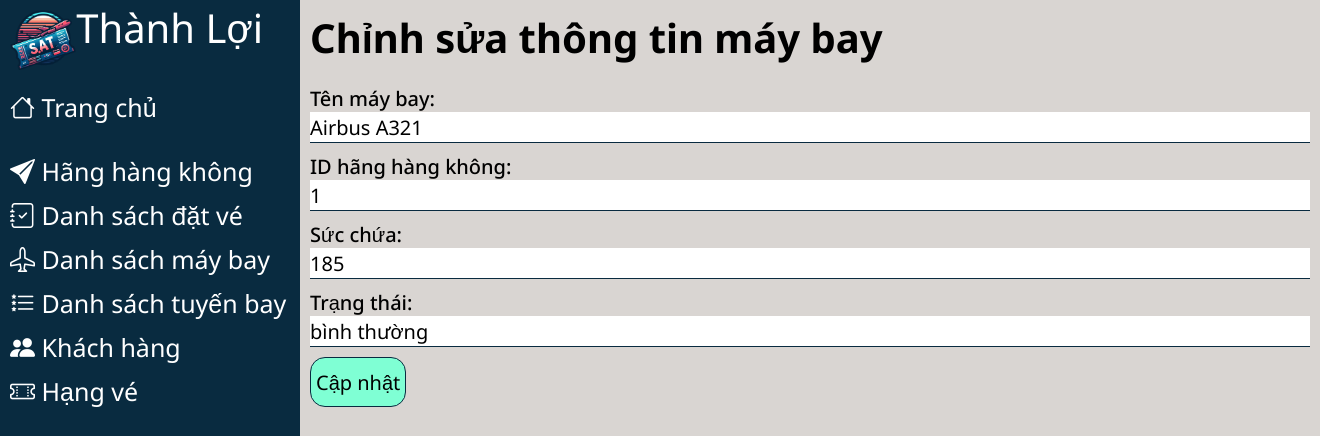
The app's page /page_admin/edit_aircraft.php?id=1 (signed in) with its own data.
### tables this page shows
CREATE TABLE `aircrafts` (
  `id` char(100) NOT NULL,
  `aircraft_name` varchar(255) DEFAULT NULL,
  `airline_id` int(11) DEFAULT NULL,
  `seating_capacity` int(11) DEFAULT NULL,
  `status` varchar(150) DEFAULT NULL
);

### page_admin/edit_aircraft.php (the view, shortened to what this page needs)
<!DOCTYPE html>
<html lang="en">
<head>
    <link rel="stylesheet" href="https://cdn.jsdelivr.net/npm/bootstrap-icons@1.11.3/font/bootstrap-icons.min.css">
    <link rel="stylesheet" href="/page_admin/css/style_admin.css">
</head>
<?php
include('../page_admin/thanhben.php')
?>
</head>
<body>
    <div id="wrapper_edit">
        <h1>Chỉnh sửa thông tin máy bay</h1> <br>
        <?php
        if ($_SERVER["REQUEST_METHOD"] == "POST") {
            $id = $_POST["id"];
            $aircraft_name = $_POST["aircraft_name"];
            $airline_id = $_POST["airline_id"];
            $seating_capacity = $_POST["seating_capacity"];
            $status = $_POST["status"];
            $result = editRecord($con, $id, $aircraft_name, $airline_id, $seating_capacity, $status);
            if ($result) {
                header('Location: ../page_admin/ql_aircraft.php');
            } else {
                echo "<div class='red_notice'>Error editing record: </div>" . $con->error;
            }
        } else {
            $id = $_GET["id"];
            $sql = "SELECT * FROM Aircrafts WHERE id = ?";
            $stmt = $con->prepare($sql);
            $stmt->bind_param("i", $id);
            $stmt->execute();
            $result = $stmt->get_result();
            $row = $result->fetch_assoc();
        }
        ?>
        <form method="post" action="<?php echo $_SERVER["PHP_SELF"]; ?>">
            <div class="form-group">
                <label for="name">Tên máy bay:</label> <br>
                <input class="input" type="text" id="name" name="aircraft_name" value="<?php echo $row['aircraft_name']; ?>">
            </div>
            <div class="form-group">
                <label for="airline_id">ID hãng hàng không:</label> <br>
                <input class="input" type="number" id="airline_id" name="airline_id" value="<?php echo $row['airline_id']; ?>">
            </div>
            <div class="form-group">
                <label for="capacity">Sức chứa:</label> <br>
                <input class="input" type="number" id="capacity" name="seating_capacity" value="<?php echo $row['seating_capacity']; ?>">
            </div>
            <div class="form-group">
                <label for="status">Trạng thái:</label> <br>
                <input class="input" type="text" id="status" name="status" value="<?php echo $row['status']; ?>">
            </div>
            <div class="form-group">
                <button type="submit">Cập nhật</button>
            </div>
        </form>
    </div>
</body>
</html>

### page_admin/css/style_admin.css (style rules this page uses)
* { padding: 0; margin: 0; font-family: "Noto Sans", sans-serif; font-optical-sizing: auto; }
body { background-color: #D9D5D2; }
#wrapper_edit { float: left; margin-left: 310px; }
#wrapper_edit h1 { margin-top: 10px; width: 1000px; float: left; font-size: 40px; margin-bottom: 20px; }
.form-group { font-size: 20px ; font-weight: 500; }
.form-group .input { font-size: 20px; width: 1000px; height: 30px; margin-bottom: 10px; outline: none; border: none; border-bottom: 1px solid #092B40; }
.form-group button { width: max-content; height: 50px; font-size: 20px; padding: 5px; border-radius: 15px; border: 1px solid #092B40; background-color: aquamarine; transition: 0.3s ease-in-out; }

### records on screen
aircrafts: aircraft_name "Airbus A321", airline_id "1", seating_capacity "185", status "bình thường"

### other values on screen
$_SESSION['dangnhap'] "Thành Lợi"
